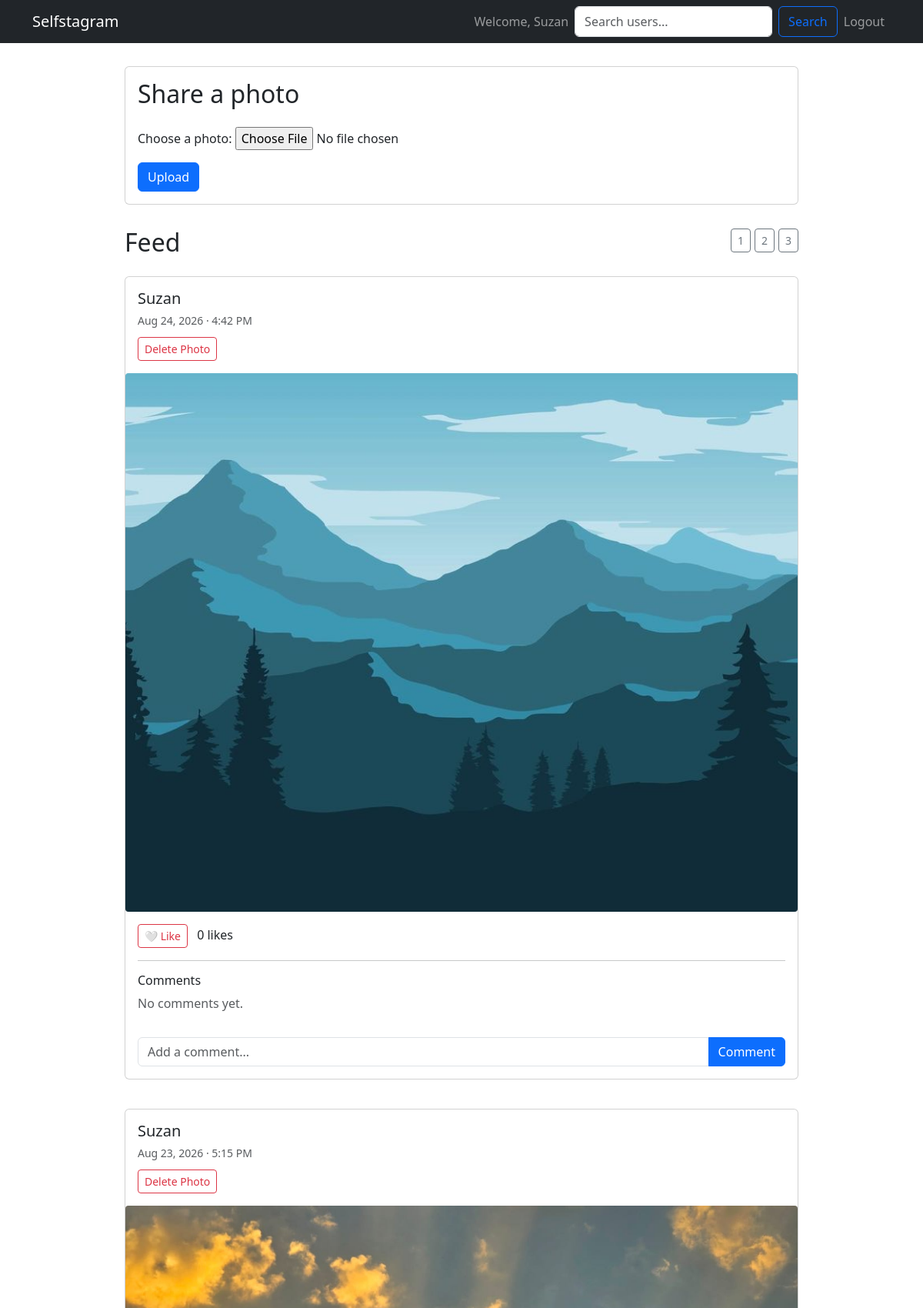
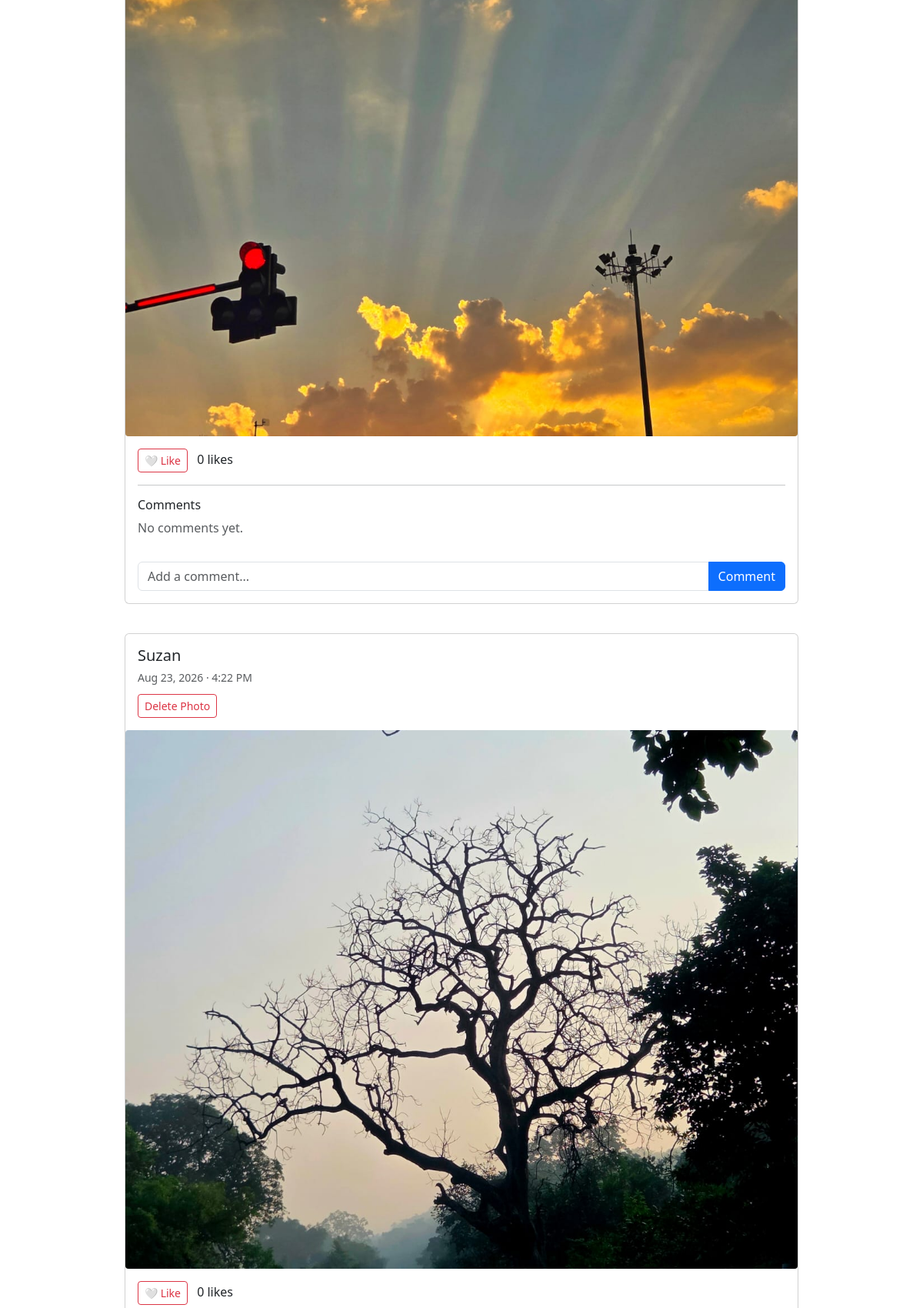
/ (signed in, upper part), run on the app's committed database (2 pictures, top to bottom).
### myapp/models.py (models this page shows, shortened)
class Image(models.Model):
    user = models.ForeignKey(User, on_delete=models.CASCADE, related_name="images")
    photo = models.ImageField(upload_to="Images")
    date = models.DateTimeField(auto_now_add=True)

### myapp/views.py (the view)
# urls.py: path('', views.home, name='home'),  # This will require login due to @login_required
@login_required
def home(request):
    if request.method == "POST":
        form = ImageForm(request.POST, request.FILES)
        if form.is_valid():
            image = form.save(commit=False)
            image.user = request.user
            image.save()
            return redirect("home")
    else:
        form = ImageForm()
    following_ids = Follow.objects.filter(
        follower=request.user
    ).values_list("following_id", flat=True)
    images = (
        Image.objects
        .filter(
            Q(user=request.user) |
            Q(user_id__in=following_ids)
        )
        .select_related("user")
        .prefetch_related("likes", "comments__user")
        .order_by("-date")
    )
    liked_image_ids = set(
        Like.objects
        .filter(
            user=request.user,
            image__in=images
        )
        .values_list("image_id", flat=True)
    )
    paginator = Paginator(images, 10)
    page_number = request.GET.get("page")
    page_obj = paginator.get_page(page_number)
    return render(
        request,
        "myapp/home.html",
        {
            "form": form,
            "img": page_obj,
            "images": page_obj,
            "page_obj": page_obj,
            "liked_image_ids": liked_image_ids,
        }
    )

### myapp/forms.py
class ImageForm(forms.ModelForm):
    class Meta:
        model = Image
        fields = ['photo']
        labels = {'photo': 'Choose a photo'}

### myapp/templates/myapp/home.html (shortened to what this page needs)
{% extends "base.html" %}
{% block content %}
<div class="container feed-container">
    <div class="card upload-card">
        <div class="card-body">
            <h2 class="mb-4">Share a photo</h2>
            <form method="POST" enctype="multipart/form-data">
                {{ form.as_p }}
                <button type="submit" class="btn btn-primary">
                    Upload
                </button>
            </form>
        </div>
    </div>
    <div class="d-flex justify-content-between align-items-center mb-3">
        <h2>Feed</h2>
        <div class="layout-buttons">
            <button
                type="button"
                class="btn btn-outline-secondary btn-sm"
                onclick="setGrid(1)">
                1
            </button>
            <button
                type="button"
                class="btn btn-outline-secondary btn-sm"
                onclick="setGrid(2)">
                2
            </button>
            <button
                type="button"
                class="btn btn-outline-secondary btn-sm"
                onclick="setGrid(3)">
                3
            </button>
        </div>
    </div>
    {% if img %}
        <div id="photoGrid" class="photo-grid grid-1">
            {% for image in img %}
                <div class="grid-item">
                    <div class="card post-card">
                        <div class="card-body">
                            <h5 class="mb-1">
                                <a
                                    href="{% url 'profile' image.user.username %}"
                                    class="username-link">
                                    {{ image.user.username }}
                                </a>
                            </h5>
                            <small class="text-muted">
                                {{ image.date|date:"M d, Y · g:i A" }}
                            </small>
                            {% if image.user == request.user %}
                                <form
                                    method="POST"
                                    action="{% url 'delete_image' image.id %}"
                                    class="delete-photo-form"
                                    onsubmit="return confirm('Are you sure you want to delete this photo?');">
                                    <button
                                        type="submit"
                                        class="btn btn-outline-danger btn-sm">
                                        Delete Photo
                                    </button>
                                </form>
                            {% endif %}
                        </div>
                        <img
                            src="{{ image.photo.url }}"
                            class="post-image"
                            alt="Photo uploaded by {{ image.user.username }}">
                        <div class="card-body">
                            <form
                                method="POST"
                                action="{% url 'toggle_like' image.id %}"
                                class="d-inline">
                                {% if image.id in liked_image_ids %}
                                    <button
                                        type="submit"
                                        class="btn btn-danger btn-sm">
                                        ❤️ Unlike
                                    </button>
                                {% else %}
                                    <button
                                        type="submit"
                                        class="btn btn-outline-danger btn-sm">
                                        🤍 Like
                                    </button>
                                {% endif %}
                            </form>
                            <span class="ms-2">
                                {{ image.likes.count }}
                                like{{ image.likes.count|pluralize }}
                            </span>
                            <hr>
                            <h6>Comments</h6>
                            <div class="comments-section">
                                {% for comment in image.comments.all %}
                                <div class="comment">
                                    <strong>
                                        {{ comment.user.username }}
                                    </strong>
                                    {{ comment.text }}
                                    {% if comment.user == request.user %}
                                        <form
                                            method="POST"
                                            action="{% url 'delete_comment' comment.id %}"
                                            class="d-inline"
                                            onsubmit="return confirm('Delete this comment?');">
                                            {% csrf_token %}
                                            <button
                                                type="submit"
                                                class="btn btn-sm btn-outline-danger ms-2">
                                                Delete
                                            </button>
                                        </form>
                                    {% endif %}
                                </div>
                            {% empty %}
                                <p class="text-muted">
                                    No comments yet.
                                </p>
                            {% endfor %}
                            </div>
                            <form
                                method="POST"
                                action="{% url 'add_comment' image.id %}"
                                class="mt-3">
                                <div class="input-group">
                                    <input
                                        type="text"
                                        name="text"
                                        class="form-control"
                                        placeholder="Add a comment..."
                                        maxlength="500"
                                        required>
                                    <button
                                        type="submit"
                                        class="btn btn-primary">
                                        Comment
                                    </button>
                                </div>
                            </form>
                        </div>
                    </div>
                </div>
            {% endfor %}
        </div>
    {% else %}
        <div class="alert alert-secondary">
            No photos have been uploaded yet.
        </div>
    {% endif %}
</div>
{% endblock %}

### myapp/templates/base.html (shortened to what this page needs)
<!DOCTYPE html>
<html lang="en">
<head>
    <link href="https://cdn.jsdelivr.net/npm/bootstrap@5.3.0/dist/css/bootstrap.min.css" rel="stylesheet">
</head>
<body>
    <nav class="navbar navbar-expand-lg navbar-dark bg-dark">
        <div class="container">
            <a class="navbar-brand" href="{% url 'home' %}">Selfstagram</a>
            <div class="collapse navbar-collapse" id="navbarNav">
                <ul class="navbar-nav ms-auto">
                    {% if user.is_authenticated %}
                        <li class="nav-item">
                            <span class="nav-link">Welcome, {{ user.username }}</span>
                        </li>
                         <form method="GET" action="{% url 'search_users' %}" class="d-flex">
    <input
        type="search"
        name="q"
        class="form-control me-2"
        placeholder="Search users..."
        value="{{ request.GET.q }}"
    >
    <button type="submit" class="btn btn-outline-primary">
        Search
    </button>
</form>
                        <li class="nav-item">
                            <form method="post" action="{% url 'logout' %}" class="d-inline">
                                <button type="submit" class="btn btn-link nav-link">Logout</button>
                            </form>
                        </li>
                    {% endif %}
                </ul>
            </div>
        </div>
    </nav>
    {% block content %}
    {% endblock %}
</body>
</html>

### myapp/templates/myapp/home.html (style rules this page uses)
.feed-container { max-width: 900px; margin: 30px auto; }
.upload-card { margin-bottom: 30px; }
.post-card { margin-bottom: 30px; }
.post-image { width: 100%; max-height: 700px; object-fit: contain; background: #f5f5f5; }
.username-link { text-decoration: none; color: inherit; }
.grid-1 .grid-item { width: 100%; }
.photo-grid { display: flex; flex-wrap: wrap; margin: -4px; }
.grid-item { padding: 4px; }
.grid-item img { width: 100%; aspect-ratio: 1 / 1; object-fit: cover; display: block; border-radius: 4px; }
.layout-buttons { display: flex; justify-content: flex-end; gap: 5px; margin-bottom: 15px; }
.delete-photo-form { margin-top: 10px; }
.comments-section { max-height: 250px; overflow-y: auto; padding-right: 8px; }

### data on the page
Image: user.username "Suzan", date "Aug 24, 2026 · 4:42 PM", shows "Delete Photo", photo (picture), shows "🤍 Like", likes.count "0"
Image: user.username "Suzan", date "Aug 23, 2026 · 5:15 PM", shows "Delete Photo", photo (picture), shows "🤍 Like", likes.count "0"
Image: user.username "Suzan", date "Aug 23, 2026 · 4:22 PM", shows "Delete Photo", photo (picture), shows "🤍 Like", likes.count "0"

### other printed values
{{ user.username }} "Suzan"
